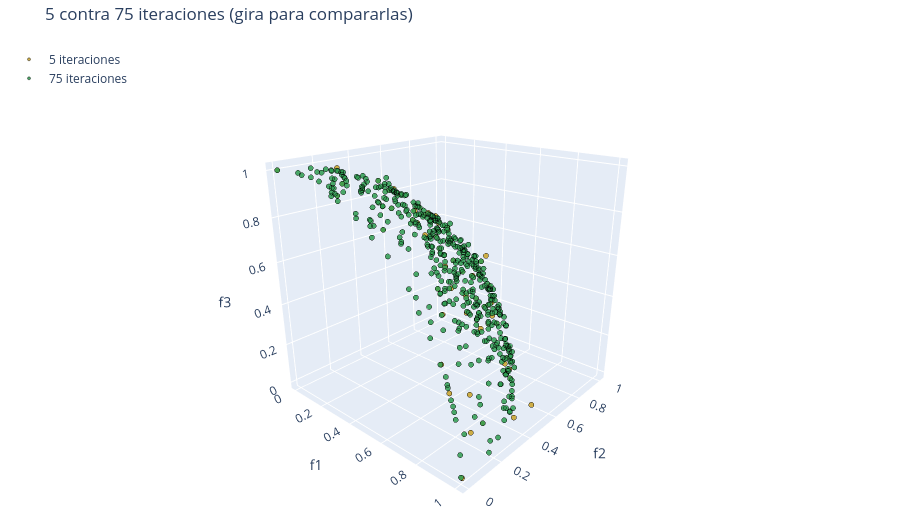

The code cell stored with this chart in its notebook:
### Markdown cell above
<div style="border-left: 6px solid #2E9BB5; background: #E2EFF2; color: #1B2B33; padding: 12px 16px; margin: 18px 0; line-height: 1.45;">
<p style="margin: 0 0 6px 0; font-size: 1.15em;"><b>✏️ Tu turno 1 · ¿Cuántas iteraciones hacen falta?</b> <span style="color:#54696F; font-size:0.8em;">· 2 min · la celda de abajo es tuya</span></p>
<p style="margin: 0;"><b style="color:#0B5B72;">Qué hacer</b></p>
<ol style="margin: 2px 0 8px 0; padding-left: 1.4em;"><li>Ejecuta la celda tal como está: <b>5 iteraciones</b> (arriba fueron 75).</li><li>Cambia <code>MaxIter_tt</code> a 20 y vuelve a ejecutar; después a 40.</li></ol>
<p style="margin: 0 0 6px 0;"><b style="color:#0B5B72;">Qué observar</b> · cuántas soluciones guarda el archivo y el radio medio (el verdadero es 1); en la figura, gira las dos nubes: la tuya y la de 75.</p>
<p style="margin: 0 0 6px 0;"><b style="color:#0B5B72;">Pregunta</b> · dos cosas mejoran con las iteraciones, ¿cuáles? ¿A partir de cuántas ya casi no cambia nada?</p>
<details style="margin-top: 4px;"><summary style="cursor: pointer; color:#C08A0B;"><b>Cuando termines: lo que debías ver</b></summary>
<p style="margin: 4px 0 0 0;">Con 5: 67 soluciones y radio medio 1.018; con 20: 159 y 1.009; con 40: 272 y 1.007; con 75: 442 y 1.006. Mejoran la <b>convergencia</b> (el radio se acerca a 1) y la <b>cobertura</b> (más soluciones repartidas por todo el octante). De 40 a 75 el radio ya casi no cambia: lo que sigue creciendo es la cobertura. En un problema real no conocemos el radio: se corre hasta que el frente deja de cambiar.</p></details>
</div>

### Code cell
MaxIter_tt = 5                                              # ← cambia: 5, 20, 40 (arriba fueron 75)

np.random.seed(42)                                          # la misma semilla que arriba
ef_tt, _, _ = pyOMOPSO(problem, dict(OMOPSO, MaxIter=MaxIter_tt))   # la misma corrida con menos iteraciones
F_tt, _ = frente(ef_tt)                                     # el archivo como tabla
r_tt = np.linalg.norm(F_tt, axis=1)                         # el radio de cada solución
print(f"{MaxIter_tt} iteraciones: {len(F_tt)} soluciones, radio medio {r_tt.mean():.4f}   (con 75: {len(F_dtlz3)} soluciones, radio medio {radios.mean():.4f})")
hidra.frente_3d((F_tt, f'{MaxIter_tt} iteraciones', '#c9a227', 3), (F_dtlz3, '75 iteraciones', '#2e9b4f', 3), ejes=('f1', 'f2', 'f3'),
                titulo=f'{MaxIter_tt} contra 75 iteraciones (gira para compararlas)', alto=520).show()

### Figure 1 — Plotly figure (JSON) as saved in the notebook; plotly's stock layout.template omitted (floating-point values rounded to 4 significant figures; data arrays with more than 128 entries replaced by an {"elided": "..."} marker saying what was removed)
{"data": [{"hovertemplate": "f1 %{x:.3g}<br>f2 %{y:.3g}<br>f3 %{z:.3g}<extra>5 iteraciones</extra>", "marker": {"color": "#c9a227", "line": {"color": "black", "width": 0.5}, "opacity": 0.85, "size": 3}, "mode": "markers", "name": "5 iteraciones", "type": "scatter3d", "x": [0.7072, 0.8907, 0.7563, 0.9796, 0.7673, 0.298, 0.0951, 0.2239, 1.003, 0.1611, 0.3271, 0.5847, 0.4358, 0.6612, 0.8583, 0.6788, 0.4236, 0.7271, 0.578, 0.2543, 0.5432, 0.4601, 0.5086, 0.4997, 0.3272, 0.3504, 0.6173, 0.8234, 0.8218, 0.0, 0.1965, 0.3764, 0.4474, 0.4947, 0.7261, 0.2126, 0.0, 0.162, 0.1575, 0.7606, 0.6085, 0.0, 1.005, 0.0554, 0.0, 0.7909, 0.3083, 0.9819, 0.5335, 0.389, 0.2916, 0.9291, 0.1815, 0.9052, 0.9604, 0.8449, 0.7556, 0.0753, 0.9428, 0.6239, 0.3559, 0.2189, 0.4833, 0.5171, 0.6815, 0.4796, 0.2073], "y": [0.3482, 0.4401, 0.1468, 0.0697, 0.3624, 0.9992, 0.531, 0.5952, 0.0495, 0.9452, 0.1715, 0.3265, 0.2258, 0.3439, 0.4627, 0.5616, 0.1894, 0.581, 0.4189, 0.1298, 0.0799, 0.7781, 0.2706, 0.4324, 0.4989, 0.0269, 0.3098, 0.3742, 0.2328, 0.0, 0.3741, 0.9262, 0.895, 0.7388, 0.6876, 0.8363, 0.8125, 0.6968, 0.7317, 0.4541, 0.6277, 0.8702, 0.0, 0.5979, 1.01, 0.0, 0.9477, 0.1467, 0.8287, 0.6159, 0.7546, 0.5675, 0.7834, 0.0, 0.3869, 0.0899, 0.2236, 0.2472, 0.0, 0.7847, 0.6564, 0.4776, 0.8558, 0.3977, 0.4441, 0.8249, 0.9826], "z": [0.6355, 0.2212, 0.6376, 0.3123, 0.5325, 0.009, 0.8429, 0.7718, 0.1718, 0.2893, 0.9379, 0.7606, 0.8719, 0.6736, 0.2532, 0.4853, 0.8858, 0.3755, 0.7112, 0.96, 0.8366, 0.4306, 0.8281, 0.7506, 0.8026, 0.944, 0.7232, 0.4348, 0.6, 1.0, 0.926, 0.1916, 0.2462, 0.5244, 0.0, 0.5439, 0.6037, 0.6994, 0.7029, 0.4714, 0.6077, 0.5244, 0.0, 0.8312, 0.0, 0.968, 0.0857, 0.1513, 0.178, 0.697, 0.5879, 0.0, 0.6445, 0.4373, 0.0418, 0.7629, 0.6157, 0.984, 0.3356, 0.0, 0.6699, 0.8514, 0.195, 0.8198, 0.5843, 0.3721, 0.0838]}, {"hovertemplate": "f1 %{x:.3g}<br>f2 %{y:.3g}<br>f3 %{z:.3g}<extra>75 iteraciones</extra>", "marker": {"color": "#2e9b4f", "line": {"color": "black", "width": 0.5}, "opacity": 0.85, "size": 3}, "mode": "markers", "name": "75 iteraciones", "type": "scatter3d", "x": {"elided": "442 float values"}, "y": {"elided": "442 float values"}, "z": {"elided": "442 float values"}}], "layout": {"height": 520, "legend": {"bgcolor": "rgba(255,255,255,0.7)", "x": 0.01, "y": 0.99}, "margin": {"b": 0, "l": 0, "r": 0, "t": 40}, "scene": {"aspectmode": "cube", "camera": {"eye": {"x": 1.5, "y": -1.7, "z": 0.9}}, "xaxis": {"title": {"text": "f1"}}, "yaxis": {"title": {"text": "f2"}}, "zaxis": {"title": {"text": "f3"}}}, "title": {"text": "5 contra 75 iteraciones (gira para compararlas)"}}}
